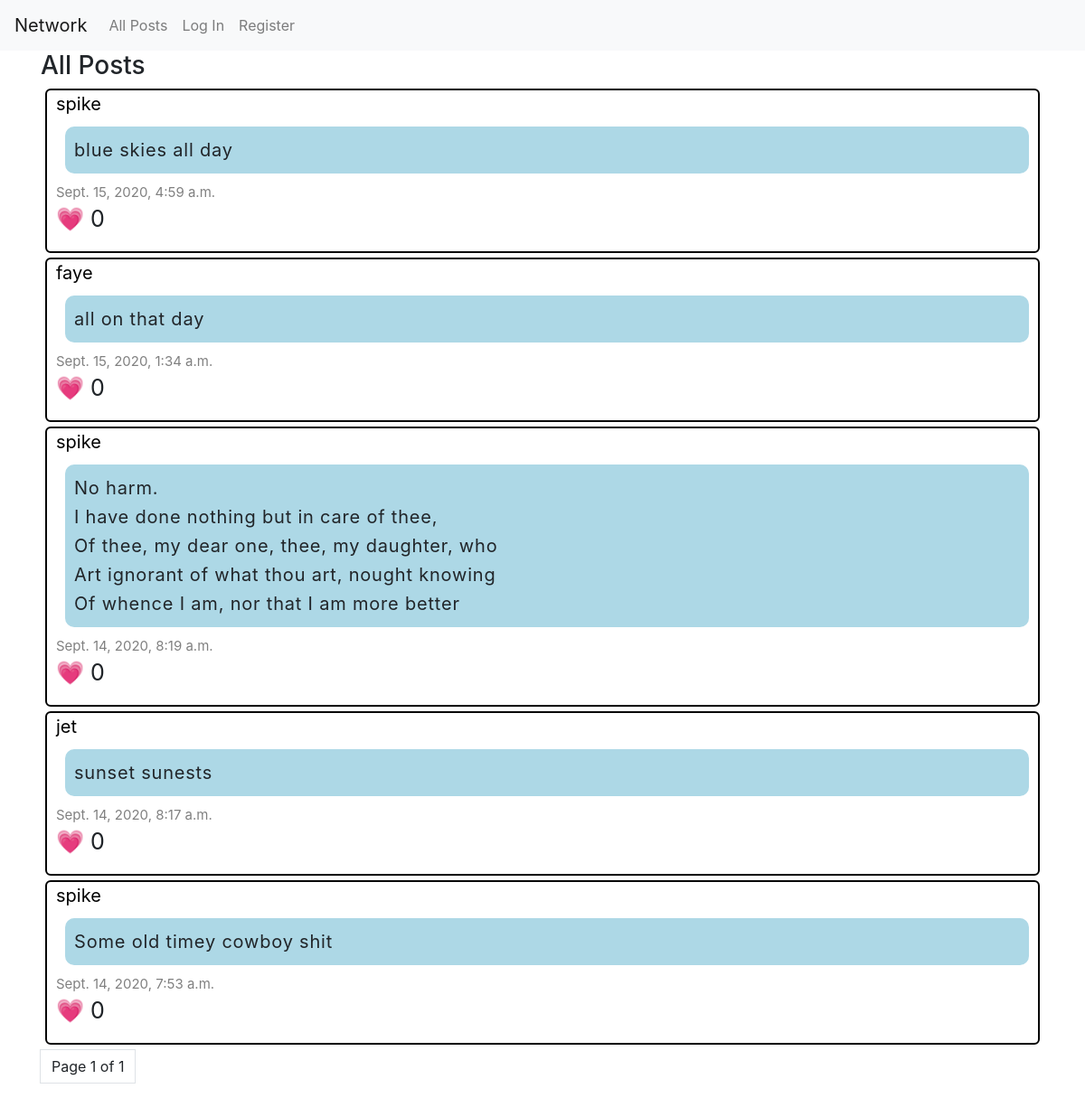
Page /?page=3 on the earlier database version.
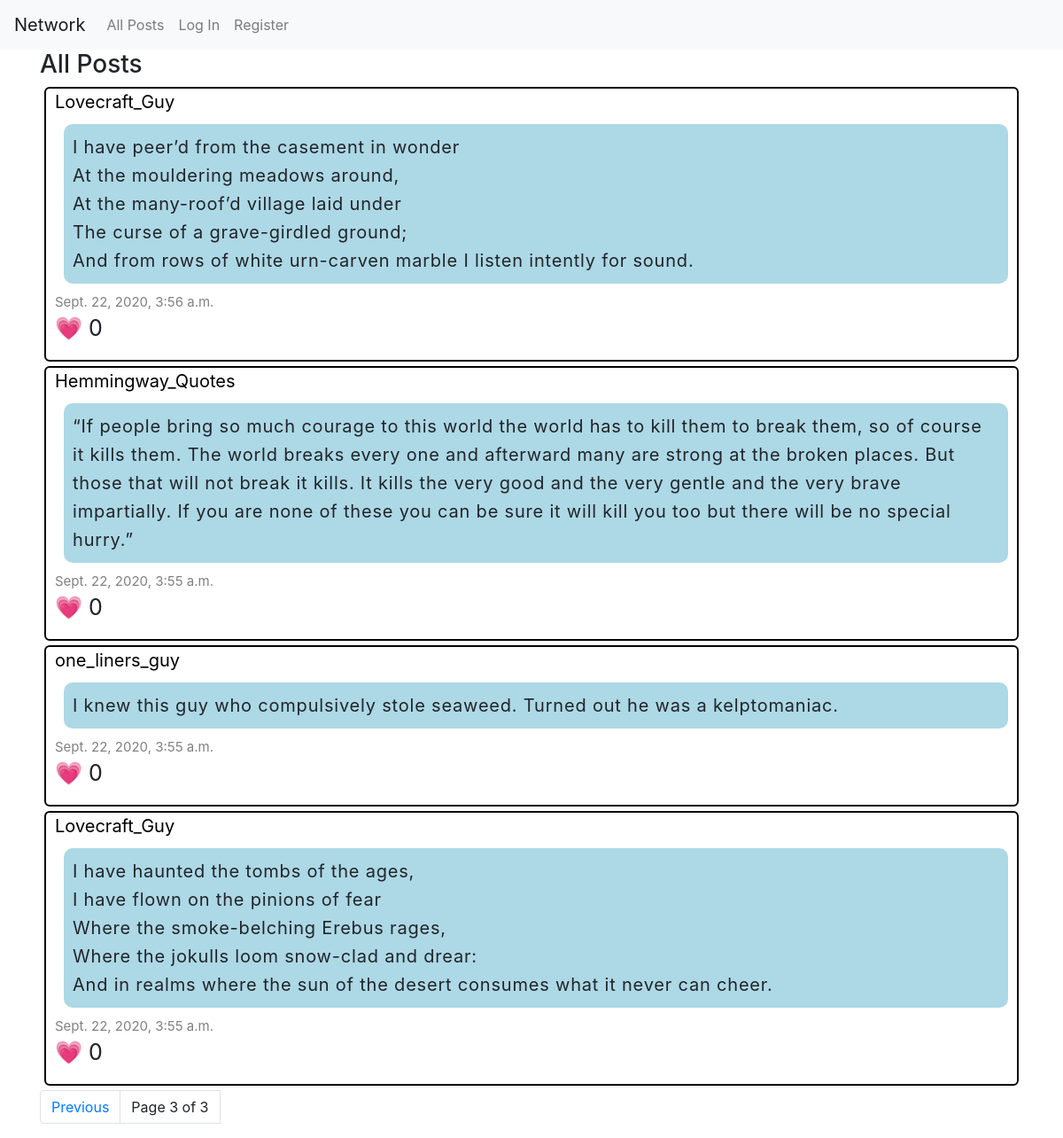
Same page on the later database version.
### network/models.py (models this page shows)
class Post(models.Model):
    user = models.ForeignKey("User", on_delete=models.CASCADE, related_name="posts")
    body = models.TextField(blank=True)
    timestamp = models.DateTimeField(auto_now_add=True)
    likes = models.IntegerField(default=0)

class User(AbstractUser):
    pass

### network/views.py (the view)
# urls.py: path("", views.index, name="index"),
def index(request):
    paginated = Paginator(Post.objects.all().order_by('-timestamp'), 10)
    page = request.GET.get('page')
    try:
        posts = paginated.page(page)
    except PageNotAnInteger:
        print("pagination exeption 1")
        posts = paginated.page(1)
    except EmptyPage:
        print("pagination exemption 2")
        posts = paginated.page(paginated.num_pages)
    return render(request, "network/index.html", {
            "posts": posts,
            "page": page,
            "NewPostForm": NewPostForm()
            })

### network/templates/network/index.html (shortened to what this page needs)
{% extends "network/layout.html" %}
{% load static %}
{% block body %}
<div class="container">
    <div id="all-posts">
      <h3>All Posts</h3>
      {% for post in posts%}
      <div class="post">
        <a class="post_user" href="users/{{ post.user }}">{{ post.user }}</a>
        <p class="post_body" id="post_body_{{ post.id }}">{{ post.body }}</p>
        <p class="post_timestamp">{{ post.timestamp}}</p>
        <p class="post_likes">&#128151; {{ post.likes }} </p>
      </div>
      {% endfor %}
      {%	include	"network/pagination.html"	with	page=posts	%}
    </div>
</div>
{% endblock %}

### network/templates/network/layout.html (shortened to what this page needs)
{% load static %}
<!DOCTYPE html>
<html lang="en">
    <head>
        <link rel="stylesheet" href="https://stackpath.bootstrapcdn.com/bootstrap/4.4.1/css/bootstrap.min.css">
        <link href="{% static 'network/styles.css' %}" rel="stylesheet">
    </head>
    <body>
        <nav class="navbar navbar-expand-lg navbar-light bg-light">
            <a class="navbar-brand" href="#">Network</a>
            <div>
              <ul class="navbar-nav mr-auto">
                <li class="nav-item">
                  <a class="nav-link" href="{% url 'index' %}">All Posts</a>
                </li>
                {% if user.is_authenticated %}
                    <li class="nav-item">
                        <a class="nav-link" href="{% url 'following' %}">Following</a>
                    </li>
                    <li class="nav-item">
                        <a class="nav-link" href="{% url 'logout' %}">Log Out</a>
                    </li>
                {% else %}
                    <li class="nav-item">
                        <a class="nav-link" href="{% url 'login' %}">Log In</a>
                    </li>
                    <li class="nav-item">
                        <a class="nav-link" href="{% url 'register' %}">Register</a>
                    </li>
                {% endif %}
              </ul>
            </div>
          </nav>
        <div class="body">
            {% block body %}
            {% endblock %}
        </div>
    </body>
</html>

### network/templates/network/pagination.html (shortened to what this page needs)
<nav aria-label="Page navigation example" >
    <ul class="pagination">
        <li class="page-item">
            {% if page.has_previous %}
              <a class="page-link" href="?page={{page.previous_page_number}}">Previous</a>
            {% endif %}
        </li>
        <li class="page-item">
            <a class="page-link">Page {{page.number}} of {{page.paginator.num_pages}}</a>
        </li>
    </ul>
</nav>

### network/static/network/styles.css (style rules this page uses)
.post { border:2px solid black;margin:5px;padding-left:10px;padding-bottom:0;border-radius:6px }
.post .post_user { font-size:20px;margin-top:15px;color:black }
.post .post_body { letter-spacing:0.8px;line-height:1.6;font-size:20px;background-color:lightblue;border-radius:10px;padding:10px;padding-right:20px;margin:10px;white-space:pre-line;white-space:pre-wrap }
.post .post_timestamp { font-size:15px;color:grey;margin:0;padding:0 }
.post .post_likes { font-size:25px }

Differences in the rows shown:
removed Post: user "spike", body "blue skies all day", timestamp "Sept. 15, 2020, 4:59 a.m.", likes "0"
removed Post: user "faye", body "all on that day", timestamp "Sept. 15, 2020, 1:34 a.m.", likes "0"
removed Post: user "spike", body "No harm. I have done nothing but in care of thee, Of thee, my dear one, thee, my daughter, who Art ignorant of what thou art, nought knowing Of whence I am, nor that I am more better", timestamp "Sept. 14, 2020, 8:19 a.m.", likes "0"
removed Post: user "jet", body "sunset sunests", timestamp "Sept. 14, 2020, 8:17 a.m.", likes "0"
removed Post: user "spike", body "Some old timey cowboy shit", timestamp "Sept. 14, 2020, 7:53 a.m.", likes "0"
added Post: user "Lovecraft_Guy", body "I have peer’d from the casement in wonder At the mouldering meadows around, At the many-roof’d village laid under The curse of a grave-girdled ground; And from rows of white urn-carven marble I listen intently for sound.", timestamp "Sept. 22, 2020, 3:56 a.m.", likes "0"
added Post: user "Hemmingway_Quotes", body "“If people bring so much courage to this world the world has to kill them to break them, so of course it kills them. The world breaks every one and afterward many are strong at the broken places. But those that will not break it kills. It kills the very good and the very gentle and the very brave impartially. If you are none of these you can be sure it will kill you too but there will be no special hurry.”", timestamp "Sept. 22, 2020, 3:55 a.m.", likes "0"
added Post: user "one_liners_guy", body "I knew this guy who compulsively stole seaweed. Turned out he was a kelptomaniac.", timestamp "Sept. 22, 2020, 3:55 a.m.", likes "0"
added Post: user "Lovecraft_Guy", body "I have haunted the tombs of the ages, I have flown on the pinions of fear Where the smoke-belching Erebus rages, Where the jokulls loom snow-clad and drear: And in realms where the sun of the desert consumes what it never can cheer.", timestamp "Sept. 22, 2020, 3:55 a.m.", likes "0"
Other differences:
{{ page.number }}: "1" → "3"
{{ page.paginator.num_pages }}: "1" → "3"
text now shown: "Previous"
